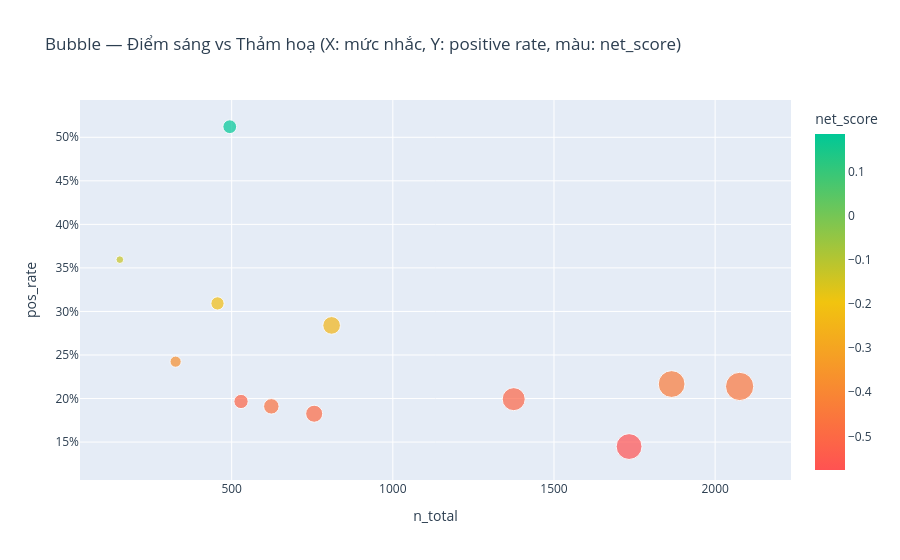

The notebook cell saved with this chart:
### Code cell
bubble = aspect_summary.copy()
fig = px.scatter(
    bubble,
    x="n_total",
    y="pos_rate",
    size="n_total",
    color="net_score",
    color_continuous_scale=["#FF5252", "#F1C40F", "#00C897"],
    hover_name="aspect_vi",
    hover_data={"negative": True, "neutral": True, "positive": True, "pos_rate":":.2f", "neg_rate":":.2f"},
    title="Bubble — Điểm sáng vs Thảm hoạ (X: mức nhắc, Y: positive rate, màu: net_score)"
)
fig.update_layout(
    paper_bgcolor=PALETTE["bg"],
    font=dict(color=PALETTE["accent"])
)
fig.update_yaxes(tickformat=".0%")
fig.show()

### Figure 1 — Plotly figure (JSON) as saved in the notebook; plotly's stock layout.template omitted (floating-point values rounded to 4 significant figures)
{"data": [{"customdata": [[1390, 242, 444, 0.6696], [1226, 235, 404, 0.6574], [1250, 232, 251, 0.7213], [980, 121, 274, 0.7127], [428, 152, 230, 0.5284], [513, 105, 138, 0.6786], [412, 92, 119, 0.6613], [377, 48, 104, 0.7127], [161, 80, 253, 0.3259], [239, 76, 141, 0.5241], [200, 47, 79, 0.6135], [75, 23, 55, 0.4902]], "hovertemplate": "<b>%{hovertext}</b><br><br>n_total=%{marker.size}<br>pos_rate=%{y:.2f}<br>negative=%{customdata[0]}<br>neutral=%{customdata[1]}<br>positive=%{customdata[2]}<br>neg_rate=%{customdata[3]:.2f}<br>net_score=%{marker.color}<extra></extra>", "hovertext": ["Xếp hàng & chờ đợi", "Check-in & lên máy bay", "Nhập cảnh & hải quan", "Nhân viên & phục vụ", "Di chuyển & bãi xe", "An ninh & soi chiếu", "Giá cả & chặt chém", "Hành lý & băng chuyền", "Vệ sinh & nhà vệ sinh", "Đồ ăn & thức uống", "Biển chỉ dẫn & thông tin", "WiFi & Internet"], "legendgroup": "", "marker": {"color": [-0.4557, -0.4408, -0.5765, -0.5135, -0.2444, -0.496, -0.4703, -0.5161, 0.1862, -0.2149, -0.3712, -0.1307], "coloraxis": "coloraxis", "size": [2076, 1865, 1733, 1375, 810, 756, 623, 529, 494, 456, 326, 153], "sizemode": "area", "sizeref": 5.19, "symbol": "circle"}, "mode": "markers", "name": "", "orientation": "v", "showlegend": false, "type": "scatter", "x": [2076, 1865, 1733, 1375, 810, 756, 623, 529, 494, 456, 326, 153], "xaxis": "x", "y": [0.2139, 0.2166, 0.1448, 0.1993, 0.284, 0.1825, 0.191, 0.1966, 0.5121, 0.3092, 0.2423, 0.3595], "yaxis": "y"}], "layout": {"coloraxis": {"colorbar": {"title": {"text": "net_score"}}, "colorscale": [[0, "#FF5252"], [0.5, "#F1C40F"], [1, "#00C897"]]}, "font": {"color": "#2C3E50"}, "legend": {"itemsizing": "constant", "tracegroupgap": 0}, "paper_bgcolor": "#FFFFFF", "title": {"text": "Bubble — Điểm sáng vs Thảm hoạ (X: mức nhắc, Y: positive rate, màu: net_score)"}, "xaxis": {"anchor": "y", "domain": [0, 1], "title": {"text": "n_total"}}, "yaxis": {"anchor": "x", "domain": [0, 1], "tickformat": ".0%", "title": {"text": "pos_rate"}}}}
